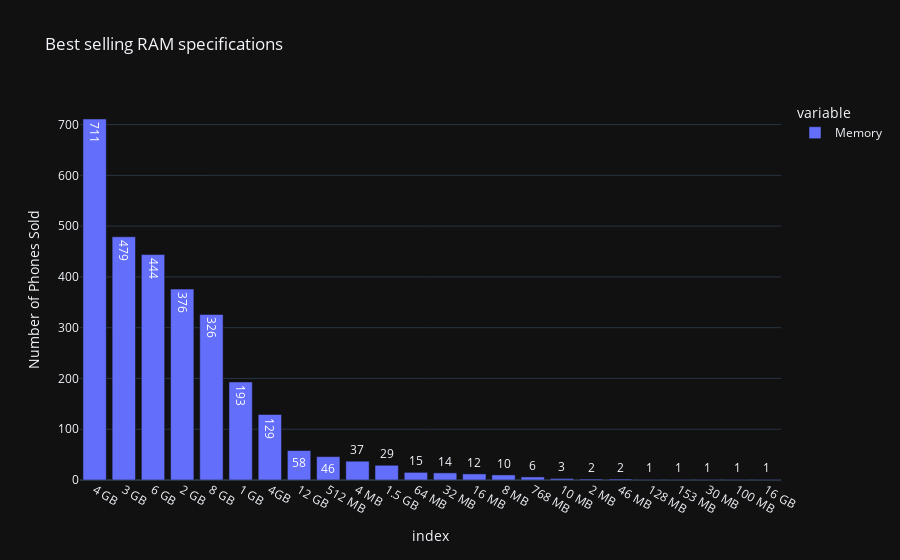

Notebook code for this chart:
### Markdown cell above
Data Vizualization of best selling ram specification

### Code cell
df_memory = df['Memory'].value_counts()
iplot(px.bar(df_memory,
template='plotly_dark',
text_auto=True,
title='Best selling RAM specifications',
labels={'value': 'Number of Phones Sold'}))

### Figure 1 — Plotly figure (JSON) as saved in the notebook; plotly's stock layout.template omitted (floating-point values rounded to 4 significant figures)
{"data": [{"alignmentgroup": "True", "hovertemplate": "variable=Memory<br>index=%{x}<br>Number of Phones Sold=%{y}<extra></extra>", "legendgroup": "Memory", "marker": {"color": "#636efa", "pattern": {"shape": ""}}, "name": "Memory", "offsetgroup": "Memory", "orientation": "v", "showlegend": true, "textposition": "auto", "texttemplate": "%{y}", "type": "bar", "x": ["4 GB", "3 GB", "6 GB", "2 GB", "8 GB", "1 GB", "4GB", "12 GB", "512 MB", "4 MB", "1.5 GB", "64 MB", "32 MB", "16 MB", "8 MB", "768 MB", "10 MB", "2 MB", "46 MB", "128 MB", "153 MB", "30 MB", "100 MB", "16 GB"], "xaxis": "x", "y": [711, 479, 444, 376, 326, 193, 129, 58, 46, 37, 29, 15, 14, 12, 10, 6, 3, 2, 2, 1, 1, 1, 1, 1], "yaxis": "y"}], "layout": {"barmode": "relative", "legend": {"title": {"text": "variable"}, "tracegroupgap": 0}, "title": {"text": "Best selling RAM specifications"}, "xaxis": {"anchor": "y", "domain": [0, 1], "title": {"text": "index"}}, "yaxis": {"anchor": "x", "domain": [0, 1], "title": {"text": "Number of Phones Sold"}}}}
